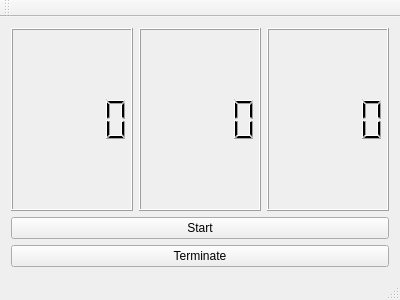
<?xml version="1.0" encoding="UTF-8"?>
<ui version="4.0">
 <class>MainWindow</class>
 <widget class="QMainWindow" name="MainWindow">
  <property name="geometry">
   <rect>
    <x>0</x>
    <y>0</y>
    <width>400</width>
    <height>300</height>
   </rect>
  </property>
  <property name="windowTitle">
   <string>MainWindow</string>
  </property>
  <widget class="QWidget" name="centralWidget">
   <layout class="QVBoxLayout" name="verticalLayout">
    <item>
     <layout class="QHBoxLayout" name="horizontalLayout">
      <item>
       <widget class="QLCDNumber" name="hour"/>
      </item>
      <item>
       <widget class="QLCDNumber" name="minute"/>
      </item>
      <item>
       <widget class="QLCDNumber" name="second"/>
      </item>
     </layout>
    </item>
    <item>
     <widget class="QPushButton" name="start">
      <property name="text">
       <string>Start</string>
      </property>
     </widget>
    </item>
    <item>
     <widget class="QPushButton" name="terminate">
      <property name="text">
       <string>Terminate</string>
      </property>
     </widget>
    </item>
   </layout>
  </widget>
  <widget class="QMenuBar" name="menuBar">
   <property name="geometry">
    <rect>
     <x>0</x>
     <y>0</y>
     <width>400</width>
     <height>22</height>
    </rect>
   </property>
  </widget>
  <widget class="QToolBar" name="mainToolBar">
   <attribute name="toolBarArea">
    <enum>TopToolBarArea</enum>
   </attribute>
   <attribute name="toolBarBreak">
    <bool>false</bool>
   </attribute>
  </widget>
  <widget class="QStatusBar" name="statusBar"/>
 </widget>
 <layoutdefault spacing="6" margin="11"/>
 <resources/>
 <connections/>
</ui>
